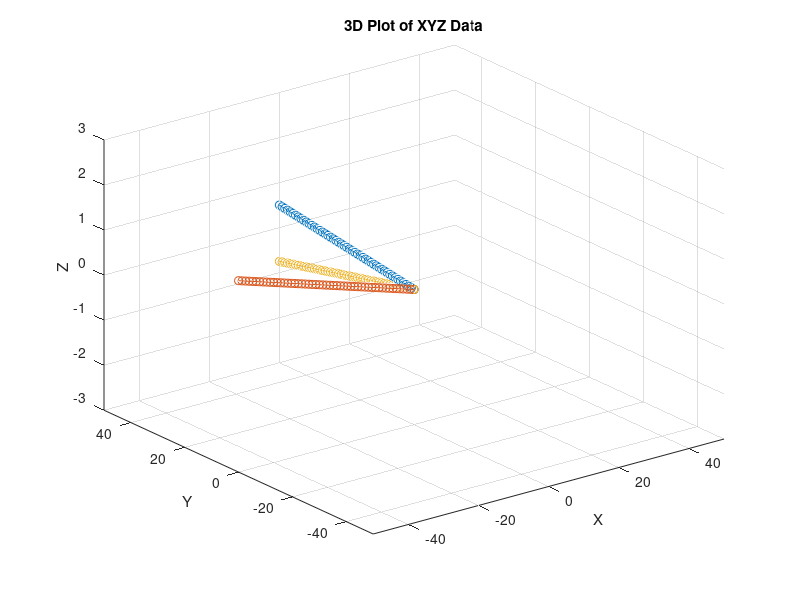

Source code (MATLAB):
% 力の成分
f1 = [0 1 0];
f2 = [-1 0 0];
f3 = [0 1 0];

% 位置ベクトル
l1 = [0.01 0.025 0];
l2 = [0.005 0.025 0];
l3 = [-0.015 0.03 0];

% モーメントの値を格納する箇所
moment_f1 = [];
moment_f2 = [];
moment_f3 = [];

for i = 0:100
    edit_f1 = i * f1;
    edit_f2 = i * f2;
    edit_f3 = i * f3;

    now_moment1 = cross(l1, edit_f1);
    now_moment2 = cross(l2, edit_f2);
    now_moment3 = cross(l3, edit_f3);

    wrench_f1 = [edit_f1(1) edit_f1(2) now_moment1(3)];
    wrench_f2 = [edit_f2(1) edit_f2(2) now_moment2(3)];
    wrench_f3 = [edit_f3(1) edit_f3(2) now_moment3(3)];

    moment_f1 = [moment_f1; wrench_f1];
    moment_f2 = [moment_f2; wrench_f2];
    moment_f3 = [moment_f3; wrench_f3];

end

x1 = moment_f1(:, 1);
y1 = moment_f1(:, 2);
z1 = moment_f1(:, 3);

x2 = moment_f2(:, 1);
y2 = moment_f2(:, 2);
z2 = moment_f2(:, 3);

x3 = moment_f3(:, 1);
y3 = moment_f3(:, 2);
z3 = moment_f3(:, 3);

data = [x1, y1, z1];
data2 = [x2, y2, z2];

data_test = cat(1, data, data2)

x_test = data_test(:, 1);
y_test = data_test(:, 2);
z_test = data_test(:, 3);

size(data_test)


% 3次元プロット
figure;  % 新しい図を開始
plot3(x1, y1, z1, 'o-');  % 'o-' は点をプロットし、それらを線で結ぶことを意味します

hold on;

plot3(x2, y2, z2, 'o-');
plot3(x3, y3, z3, 'o-');

grid on;  % グリッドを表示
xlabel('X');  % x軸のラベル
ylabel('Y');  % y軸のラベル
zlabel('Z');  % z軸のラベル

xlim([-50, 50])
ylim([-50, 50])
zlim([-3, 3])
title('3D Plot of XYZ Data');  % タイトル

hold off;